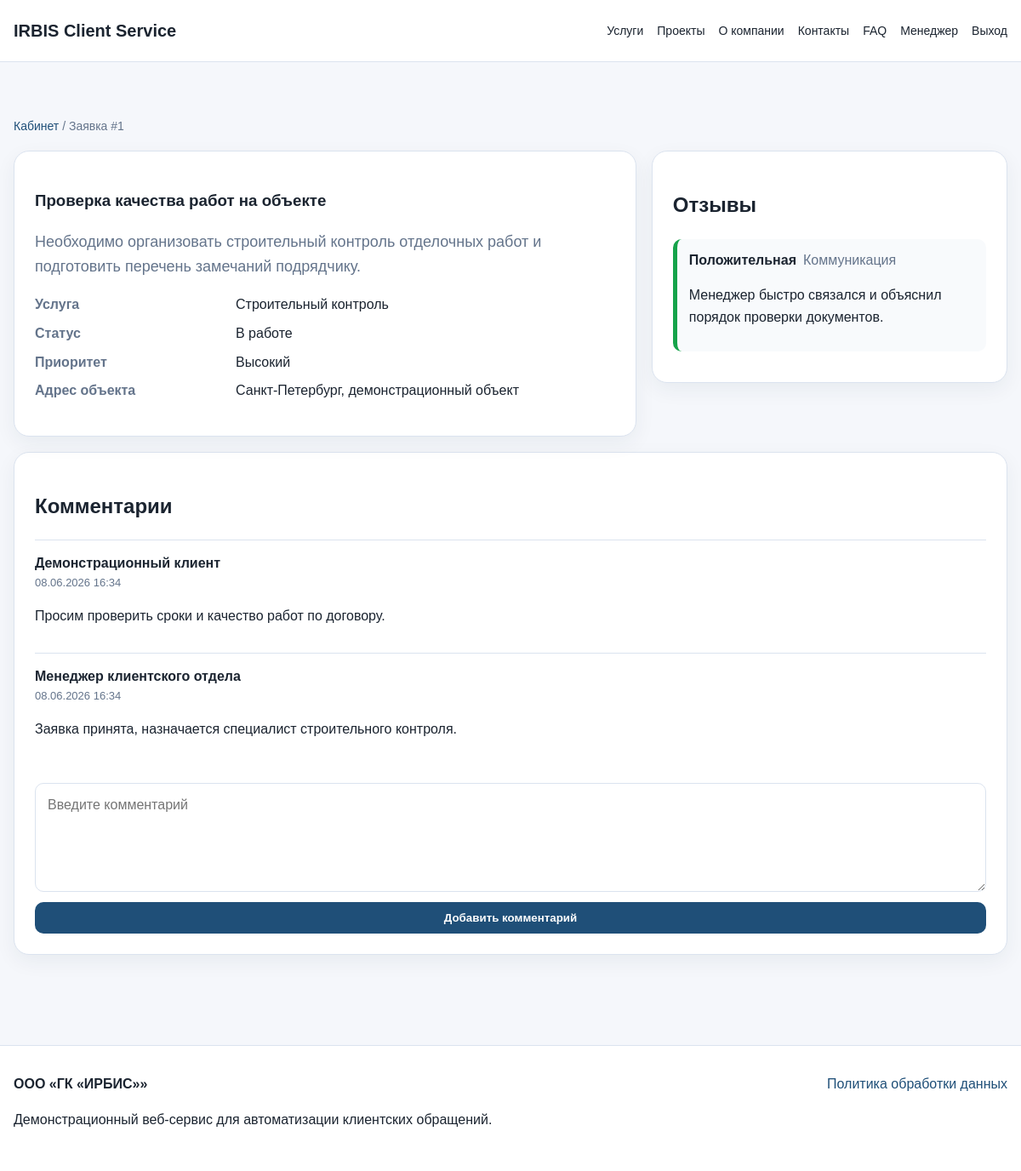
Page /client/requests/1 (signed in) on the committed database.
### app/domain/client_request.py (models this page shows)
class ClientRequest(db.Model):
    __tablename__ = "client_requests"
    id = db.Column(db.Integer, primary_key=True)
    title = db.Column(db.String(220), nullable=False)
    description = db.Column(db.Text, nullable=False)
    object_address = db.Column(db.String(260), nullable=True)
    priority = db.Column(db.String(40), nullable=False, default="medium")
    status = db.Column(db.String(60), nullable=False, default="new")
    created_at = db.Column(db.DateTime, default=datetime.utcnow)
    updated_at = db.Column(db.DateTime, default=datetime.utcnow, onupdate=datetime.utcnow)
    client_id = db.Column(db.Integer, db.ForeignKey("users.id"), nullable=False)
    manager_id = db.Column(db.Integer, db.ForeignKey("users.id"), nullable=True)
    service_id = db.Column(db.Integer, db.ForeignKey("services.id"), nullable=False)
    client = db.relationship("User", back_populates="requests", foreign_keys=[client_id])
    manager = db.relationship("User", back_populates="assigned_requests", foreign_keys=[manager_id])
    service = db.relationship("Service", back_populates="requests")
    comments = db.relationship("RequestComment", back_populates="request", cascade="all, delete-orphan")
    feedback_items = db.relationship("Feedback", back_populates="request", cascade="all, delete-orphan")
    def status_label(self):
        labels = {
            "new": "Новая",
            "in_progress": "В работе",
            "waiting_client": "Ожидает клиента",
            "completed": "Завершена",
            "cancelled": "Отменена",
        }
        return labels.get(self.status, self.status)
    def priority_label(self):
        labels = {
            "low": "Низкий",
            "medium": "Средний",
            "high": "Высокий",
            "urgent": "Срочный",
        }
        return labels.get(self.priority, self.priority)

### app/domain/service.py (models this page shows)
class Service(db.Model):
    __tablename__ = "services"
    id = db.Column(db.Integer, primary_key=True)
    title = db.Column(db.String(180), nullable=False)
    slug = db.Column(db.String(120), unique=True, nullable=False, index=True)
    short_description = db.Column(db.String(300), nullable=False)
    full_description = db.Column(db.Text, nullable=False)
    is_active = db.Column(db.Boolean, default=True)
    created_at = db.Column(db.DateTime, default=datetime.utcnow)
    requests = db.relationship("ClientRequest", back_populates="service")

### app/domain/feedback.py (models this page shows)
class Feedback(db.Model):
    __tablename__ = "feedback"
    id = db.Column(db.Integer, primary_key=True)
    text = db.Column(db.Text, nullable=False)
    sentiment = db.Column(db.String(40), nullable=False)
    aspect = db.Column(db.String(80), nullable=False)
    confidence = db.Column(db.Float, nullable=True)
    model_available = db.Column(db.Boolean, default=False)
    created_at = db.Column(db.DateTime, default=datetime.utcnow)
    request_id = db.Column(db.Integer, db.ForeignKey("client_requests.id"), nullable=False)
    author_id = db.Column(db.Integer, db.ForeignKey("users.id"), nullable=False)
    request = db.relationship("ClientRequest", back_populates="feedback_items")
    author = db.relationship("User", back_populates="feedback_items")
    def sentiment_label(self):
        labels = {
            "negative": "Отрицательная",
            "neutral": "Нейтральная",
            "positive": "Положительная",
        }
        return labels.get(self.sentiment, self.sentiment)

### app/domain/request_comment.py (models this page shows)
class RequestComment(db.Model):
    __tablename__ = "request_comments"
    id = db.Column(db.Integer, primary_key=True)
    body = db.Column(db.Text, nullable=False)
    is_internal = db.Column(db.Boolean, default=False)
    created_at = db.Column(db.DateTime, default=datetime.utcnow)
    request_id = db.Column(db.Integer, db.ForeignKey("client_requests.id"), nullable=False)
    author_id = db.Column(db.Integer, db.ForeignKey("users.id"), nullable=False)
    request = db.relationship("ClientRequest", back_populates="comments")
    author = db.relationship("User", back_populates="comments")

### app/domain/user.py (models this page shows, shortened)
class User(UserMixin, db.Model):
    __tablename__ = "users"
    id = db.Column(db.Integer, primary_key=True)
    username = db.Column(db.String(80), unique=True, nullable=False, index=True)
    email = db.Column(db.String(160), unique=True, nullable=False, index=True)
    full_name = db.Column(db.String(160), nullable=False)
    role = db.Column(db.String(30), nullable=False, default="client")
    company = db.Column(db.String(160), nullable=True)
    phone = db.Column(db.String(40), nullable=True)
    password_hash = db.Column(db.String(255), nullable=False)
    is_active_user = db.Column(db.Boolean, default=True)
    created_at = db.Column(db.DateTime, default=datetime.utcnow)
    requests = db.relationship("ClientRequest", back_populates="client", foreign_keys="ClientRequest.client_id")
    assigned_requests = db.relationship("ClientRequest", back_populates="manager", foreign_keys="ClientRequest.manager_id")
    comments = db.relationship("RequestComment", back_populates="author")
    feedback_items = db.relationship("Feedback", back_populates="author")
    @property
    def is_active(self):
        return self.is_active_user
    def is_client(self):
        return self.role == "client"

### app/routes/client.py (the view)
@client_bp.route("/requests/<int:request_id>", methods=["GET", "POST"])
@login_required
def request_detail(request_id):
    request_item = ClientRequest.query.get_or_404(request_id)
    if current_user.is_client() and request_item.client_id != current_user.id:
        flash("Нет доступа к заявке.", "danger")
        return redirect(url_for("client.dashboard"))
    if request.method == "POST":
        body = request.form.get("body", "").strip()
        if body:
            add_comment(request_item, body, is_internal=False)
            flash("Комментарий добавлен.", "success")
        return redirect(url_for("client.request_detail", request_id=request_item.id))
    return render_template("request_detail.html", request_item=request_item)

### app/__init__.py (called while the page is built)
@login_manager.user_loader
def load_user(user_id):
    return User.query.get(int(user_id))

### templates/request_detail.html (shortened to what this page needs)
{% extends "base.html" %}
{% block content %}
<section class="container section">
    <nav class="breadcrumbs"><a href="{{ url_for('client.dashboard') }}">Кабинет</a> / Заявка #{{ request_item.id }}</nav>
    <div class="detail-grid">
        <article class="panel">
            <h1>{{ request_item.title }}</h1>
            <p class="lead">{{ request_item.description }}</p>
            <dl class="meta-list">
                <dt>Услуга</dt><dd>{{ request_item.service.title }}</dd>
                <dt>Статус</dt><dd>{{ request_item.status_label() }}</dd>
                <dt>Приоритет</dt><dd>{{ request_item.priority_label() }}</dd>
                <dt>Адрес объекта</dt><dd>{{ request_item.object_address or 'Не указан' }}</dd>
            </dl>
        </article>
        <aside class="panel">
            <h2>Отзывы</h2>
            {% for feedback in request_item.feedback_items %}
                <div class="feedback {{ feedback.sentiment }}"><strong>{{ feedback.sentiment_label() }}</strong><span>{{ feedback.aspect }}</span><p>{{ feedback.text }}</p></div>
            {% else %}<p>Отзывов пока нет.</p>{% endfor %}
        </aside>
    </div>
    <section class="panel">
        <h2>Комментарии</h2>
        {% for comment in request_item.comments %}
            <div class="comment"><strong>{{ comment.author.full_name }}</strong><time>{{ comment.created_at.strftime('%d.%m.%Y %H:%M') }}</time><p>{{ comment.body }}</p></div>
        {% else %}<p>Комментариев пока нет.</p>{% endfor %}
        <form method="post" class="comment-form">
            <textarea name="body" rows="4" placeholder="Введите комментарий" required></textarea>
            <button class="button" type="submit">Добавить комментарий</button>
        </form>
    </section>
</section>
{% endblock %}

### static/css/main.css (style rules this page uses)
:root { --bg: #f5f7fb; --surface: #ffffff; --text: #1b2430; --muted: #64748b; --line: #dbe3ef; --primary: #1f4f78; --primary-dark: #173d5d; --accent: #d69c2f; --success: #0f766e; --warning: #b45309; --danger: #b91c1c; }
* { box-sizing: border-box; }
body { margin: 0; font-family: Arial, sans-serif; background: var(--bg); color: var(--text); line-height: 1.6; }
a { color: var(--primary); text-decoration: none; }
.container { width: min(1180px, calc(100% - 32px)); margin: 0 auto; }
.nav-button, .button { display: inline-flex; align-items: center; justify-content: center; background: var(--primary); color: white !important; border: 0; border-radius: 10px; padding: 11px 18px; font-weight: 700; cursor: pointer; }
.hero-card, .card, .panel, .form-card, .table-card, .stat-card { background: var(--surface); border: 1px solid var(--line); border-radius: 18px; box-shadow: 0 8px 24px rgba(15, 45, 70, 0.06); }
.section { padding: 48px 0; }
.lead { color: var(--muted); font-size: 18px; }
input, textarea, select { width: 100%; border: 1px solid var(--line); border-radius: 10px; padding: 12px 14px; font: inherit; background: white; }
textarea { resize: vertical; }
.breadcrumbs { color: var(--muted); font-size: 14px; margin-bottom: 18px; }

### static/css/dashboard.css (style rules this page uses)
.detail-grid { display: grid; grid-template-columns: 1.4fr 0.8fr; gap: 18px; align-items: start; }
.panel { padding: 24px; margin-bottom: 18px; }
.meta-list { display: grid; grid-template-columns: 180px 1fr; gap: 8px 16px; }
.meta-list dt { font-weight: 700; color: var(--muted); }
.comment { border-top: 1px solid var(--line); padding: 14px 0; }
.comment time { display: block; color: var(--muted); font-size: 13px; }
.comment-form { display: grid; gap: 12px; margin-top: 20px; }
.feedback { border-left: 5px solid var(--line); padding: 12px 14px; background: #f8fafc; margin-bottom: 12px; border-radius: 10px; }
.feedback.positive { border-left-color: #16a34a; }
.feedback span { display: inline-block; margin-left: 8px; color: var(--muted); }

### rows in the picture
ClientRequest: id "1", title "Проверка качества работ на объекте", description "Необходимо организовать строительный контроль отделочных работ и подготовить перечень замечаний подрядчику.", status_label "В работе", priority_label "Высокий", object_address "Санкт-Петербург, демонстрационный объект"
Service: service "Строительный контроль"
Feedback: sentiment_label "Положительная", aspect "Коммуникация", text "Менеджер быстро связался и объяснил порядок проверки документов."
RequestComment: author.full_name "Демонстрационный клиент", created_at "08.06.2026 16:34", body "Просим проверить сроки и качество работ по договору."
RequestComment: author.full_name "Менеджер клиентского отдела", created_at "08.06.2026 16:34", body "Заявка принята, назначается специалист строительного контроля."
